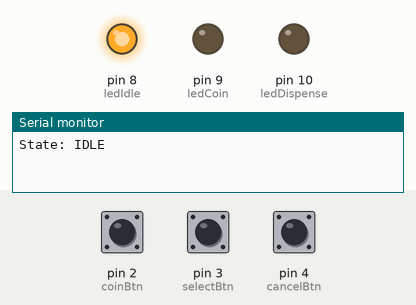
This sketch was run on a simulated Arduino Uno, built with avr-gcc and run on an emulated ATmega328P. Parts: output pins drawn as LEDs (lit = HIGH), the last lines printed to the serial monitor. The inputs (shaded band) are chosen by the test bench; at power-on: pin 2 (coinBtn) HIGH, pin 3 (selectBtn) HIGH, pin 4 (cancelBtn) HIGH.

Above: at 1.2 s.
1.3 s: pin 2 (coinBtn) pulled LOW for 0.15 s
At 1.6 s:
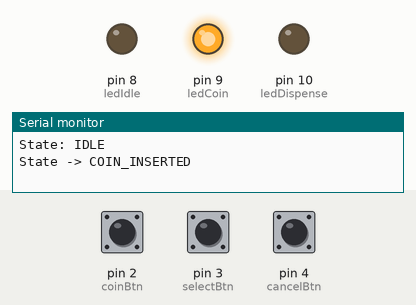
2.9 s: pin 3 (selectBtn) pulled LOW for 0.15 s
At 4.0 s:
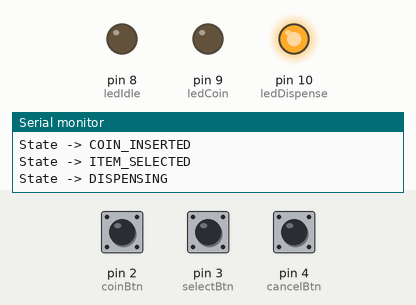
6.0 s: pin 2 (coinBtn) pulled LOW for 1 s
At 6.4 s:
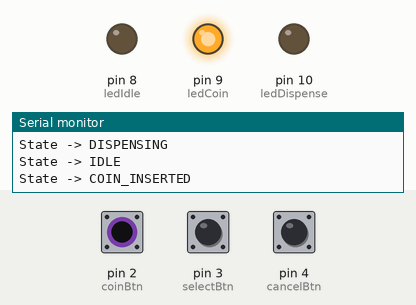
8.5 s: pin 3 (selectBtn) pulled LOW for 1 s
At 11.2 s:
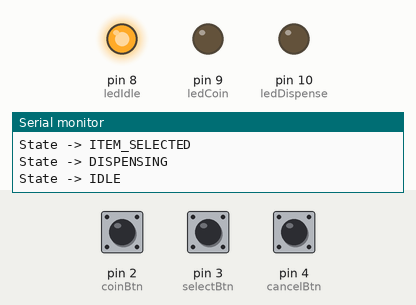
Timing chart, 0 to 12.7 s (numbered marks = the images above; inputs shaded):
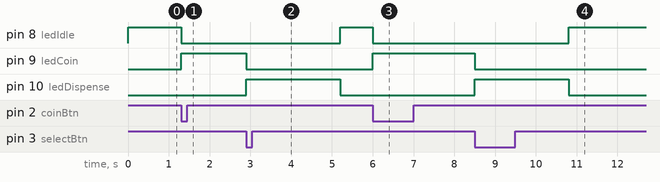

Measured:
- after the input at 1.3 s, pin 8 (ledIdle): HIGH → LOW at once; pin 9 (ledCoin): LOW → HIGH at once
- after the input at 2.9 s, pin 8 (ledIdle): LOW → HIGH after 2.3 s; pin 9 (ledCoin): HIGH → LOW at once; pin 10 (ledDispense): LOW → HIGH at once, → LOW 2.3 s later
- after the input at 6.0 s, pin 8 (ledIdle): HIGH → LOW at once; pin 9 (ledCoin): LOW → HIGH at once
- after the input at 8.5 s, pin 8 (ledIdle): LOW → HIGH after 2.3 s; pin 9 (ledCoin): HIGH → LOW at once; pin 10 (ledDispense): LOW → HIGH at once, → LOW 2.3 s later

The sketch:

vending_machine.ino
```cpp
const int coinBtn = 2;
const int selectBtn = 3;
const int cancelBtn = 4;

const int ledIdle = 8;
const int ledCoin = 9;
const int ledDispense = 10;

enum State {
  IDLE,
  COIN_INSERTED,
  ITEM_SELECTED,
  DISPENSING
};

State currentState = IDLE;

void setup() {
  pinMode(coinBtn, INPUT_PULLUP);
  pinMode(selectBtn, INPUT_PULLUP);
  pinMode(cancelBtn, INPUT_PULLUP);

  pinMode(ledIdle, OUTPUT);
  pinMode(ledCoin, OUTPUT);
  pinMode(ledDispense, OUTPUT);

  Serial.begin(9600);

  updateLEDs();
  Serial.println("State: IDLE");
}

void loop() {

  if (digitalRead(cancelBtn) == LOW) {
    currentState = IDLE;
    updateLEDs();
    Serial.println("State -> IDLE");
    delay(300);
  }

  switch (currentState) {

    case IDLE:
      if (digitalRead(coinBtn) == LOW) {
        currentState = COIN_INSERTED;
        updateLEDs();
        Serial.println("State -> COIN_INSERTED");
        delay(300);
      }
      break;

    case COIN_INSERTED:
      if (digitalRead(selectBtn) == LOW) {
        currentState = ITEM_SELECTED;
        updateLEDs();
        Serial.println("State -> ITEM_SELECTED");
        delay(300);
      }
      break;

    case ITEM_SELECTED:
      currentState = DISPENSING;
      updateLEDs();
      Serial.println("State -> DISPENSING");

      delay(2000);

      currentState = IDLE;
      updateLEDs();
      Serial.println("State -> IDLE");
      break;

    case DISPENSING:
      break;
  }
}

void updateLEDs() {

  digitalWrite(ledIdle, LOW);
  digitalWrite(ledCoin, LOW);
  digitalWrite(ledDispense, LOW);

  if (currentState == IDLE) {
    digitalWrite(ledIdle, HIGH);
  }
  else if (currentState == COIN_INSERTED) {
    digitalWrite(ledCoin, HIGH);
  }
  else {
    digitalWrite(ledDispense, HIGH);
  }
}
```
